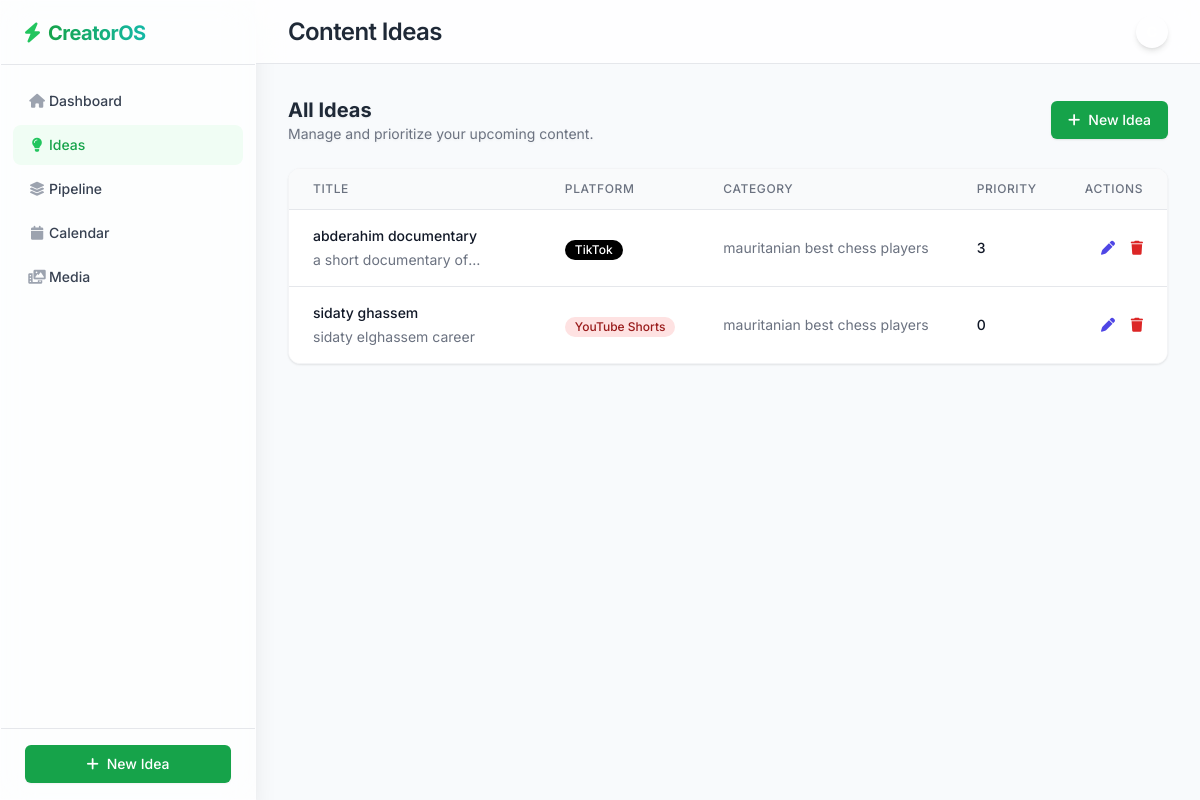
/ideas/, run on the app's committed database.
### content/models.py (models this page shows, shortened)
class Idea(models.Model):
    PLATFORM_CHOICES = [
        ('TikTok', 'TikTok'),
        ('YouTube Shorts', 'YouTube Shorts'),
        ('Instagram Reels', 'Instagram Reels'),
        ('Facebook', 'Facebook'),
    ]
    title = models.CharField(max_length=200)
    description = models.TextField(blank=True)
    category = models.CharField(max_length=100, blank=True)
    platform = models.CharField(max_length=50, choices=PLATFORM_CHOICES)
    priority = models.IntegerField(default=0, help_text="Higher number = higher priority")
    created_at = models.DateTimeField(default=timezone.now)

### content/views.py (the view)
# urls.py: path('ideas/', views.idea_list, name='idea_list'),
def idea_list(request):
    ideas = Idea.objects.all().order_by('-priority', '-created_at')
    return render(request, 'content/idea_list.html', {'ideas': ideas})

### templates/content/idea_list.html (shortened to what this page needs)
{% extends 'base.html' %}
{% block header_title %}Content Ideas{% endblock %}
{% block content %}
<div class="mb-6 flex justify-between items-center">
    <div>
        <h2 class="text-xl font-bold text-gray-800">All Ideas</h2>
        <p class="text-sm text-gray-500">Manage and prioritize your upcoming content.</p>
    </div>
    <a href="{% url 'idea_create' %}" class="inline-flex items-center px-4 py-2 border border-transparent rounded-md shadow-sm text-sm font-medium text-white bg-brand-600 hover:bg-brand-700 focus:outline-none focus:ring-2 focus:ring-offset-2 focus:ring-brand-500 transition-colors">
        <i class="fa-solid fa-plus mr-2"></i> New Idea
    </a>
</div>
<div class="bg-white rounded-xl shadow-sm border border-gray-100 overflow-hidden">
    {% if ideas %}
    <div class="overflow-x-auto">
        <table class="min-w-full divide-y divide-gray-200">
            <thead class="bg-gray-50">
                <tr>
                    <th scope="col" class="px-6 py-3 text-left text-xs font-medium text-gray-500 uppercase tracking-wider">Title</th>
                    <th scope="col" class="px-6 py-3 text-left text-xs font-medium text-gray-500 uppercase tracking-wider">Platform</th>
                    <th scope="col" class="px-6 py-3 text-left text-xs font-medium text-gray-500 uppercase tracking-wider">Category</th>
                    <th scope="col" class="px-6 py-3 text-left text-xs font-medium text-gray-500 uppercase tracking-wider">Priority</th>
                    <th scope="col" class="px-6 py-3 text-right text-xs font-medium text-gray-500 uppercase tracking-wider">Actions</th>
                </tr>
            </thead>
            <tbody class="bg-white divide-y divide-gray-200">
                {% for idea in ideas %}
                <tr class="hover:bg-gray-50 transition-colors">
                    <td class="px-6 py-4">
                        <div class="text-sm font-medium text-gray-900">{{ idea.title }}</div>
                        <div class="text-sm text-gray-500 line-clamp-1 mt-1">{{ idea.description }}</div>
                    </td>
                    <td class="px-6 py-4 whitespace-nowrap">
                        <span class="inline-flex items-center px-2.5 py-0.5 rounded-full text-xs font-medium
                            {% if idea.platform == 'TikTok' %}bg-black text-white
                            {% elif idea.platform == 'YouTube Shorts' %}bg-red-100 text-red-800
                            {% elif idea.platform == 'Instagram Reels' %}bg-fuchsia-100 text-fuchsia-800
                            {% else %}bg-blue-100 text-blue-800{% endif %}">
                            {{ idea.platform }}
                        </span>
                    </td>
                    <td class="px-6 py-4 whitespace-nowrap text-sm text-gray-500">
                        {{ idea.category|default:"-" }}
                    </td>
                    <td class="px-6 py-4 whitespace-nowrap">
                        <div class="text-sm font-medium {% if idea.priority >= 8 %}text-brand-600{% else %}text-gray-900{% endif %}">
                            {{ idea.priority }}
                        </div>
                    </td>
                    <td class="px-6 py-4 whitespace-nowrap right-aligned text-right text-sm font-medium">
                        <a href="{% url 'idea_edit' idea.pk %}" class="text-indigo-600 hover:text-indigo-900 mr-3" title="Edit"><i class="fa-solid fa-pen"></i></a>
                        <a href="{% url 'idea_delete' idea.pk %}" class="text-red-600 hover:text-red-900" title="Delete"><i class="fa-solid fa-trash"></i></a>
                    </td>
                </tr>
                {% endfor %}
            </tbody>
        </table>
    </div>
    {% endif %}
</div>
{% endblock %}

### templates/base.html (style rules this page uses)
body { background-color: #f8fafc; }

### data on the page
Idea: title "abderahim documentary", description "a short documentary…", platform "TikTok", category "mauritanian best chess players", priority "3"
Idea: title "sidaty ghassem", description "sidaty elghassem career", platform "YouTube Shorts", category "mauritanian best chess players", priority "0"
